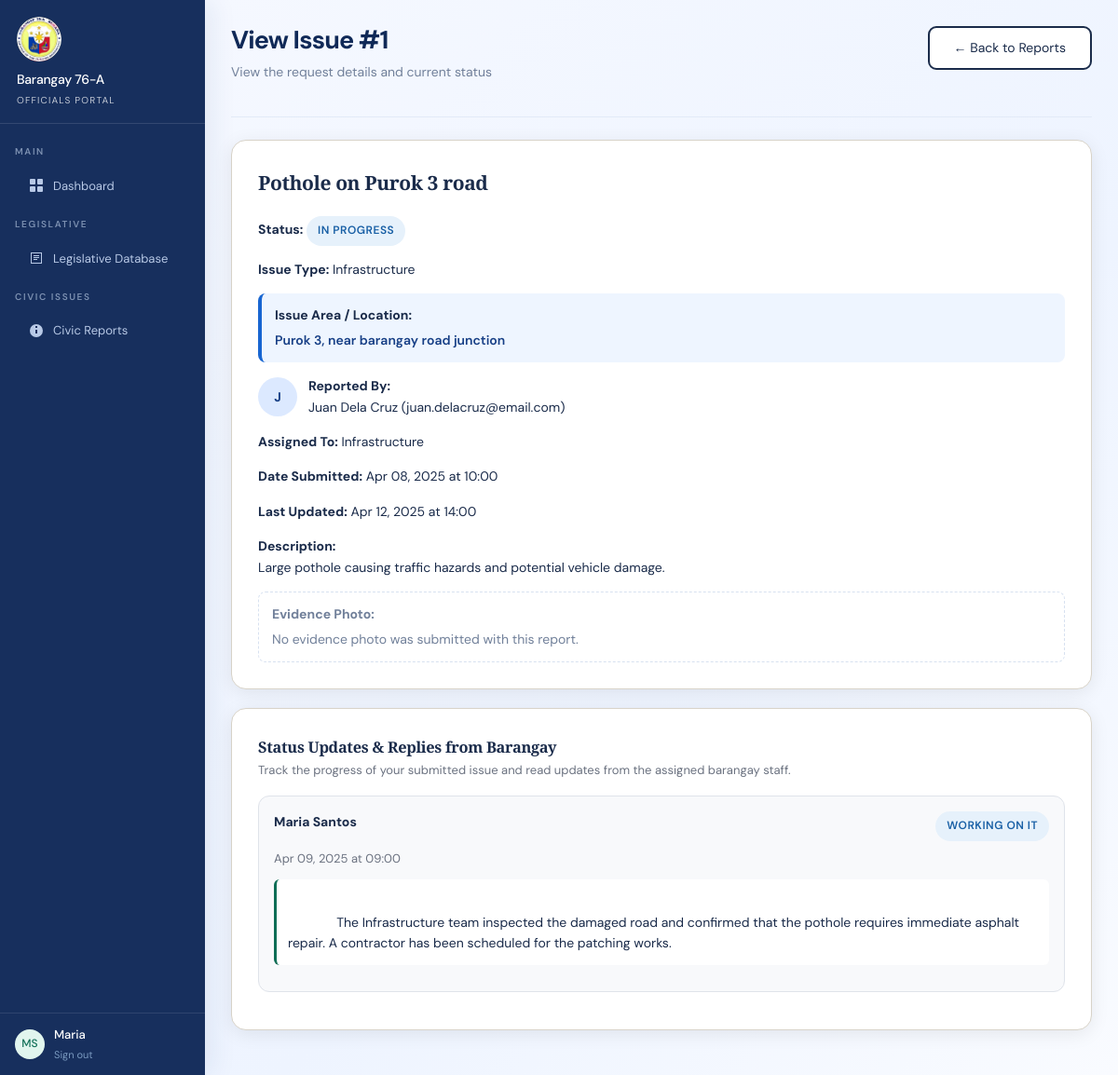
The page /view_issue.php?id=1 (signed in) on the database its author committed.
### tables this page shows
CREATE TABLE IF NOT EXISTS users (
    id INT AUTO_INCREMENT PRIMARY KEY,
    full_name VARCHAR(150) NOT NULL,
    birthdate DATE DEFAULT NULL,
    email VARCHAR(150) NOT NULL UNIQUE,
    password_hash VARCHAR(255) NOT NULL,
    role ENUM('resident','official','admin') NOT NULL DEFAULT 'resident',
    committee VARCHAR(100) DEFAULT NULL,
    position VARCHAR(120) DEFAULT NULL,
    phone VARCHAR(40) DEFAULT NULL,
    residency_verified TINYINT(1) DEFAULT 0,
    rejection_reason VARCHAR(255) DEFAULT NULL,
    address VARCHAR(255) DEFAULT NULL,
    identification VARCHAR(255) DEFAULT NULL,
    photo_path VARCHAR(255) DEFAULT NULL,
    created_at DATETIME DEFAULT CURRENT_TIMESTAMP
);

CREATE TABLE IF NOT EXISTS civic_issues (
    id INT AUTO_INCREMENT PRIMARY KEY,
    user_id INT NOT NULL,
    title VARCHAR(250) NOT NULL,
    issue_type VARCHAR(100) NOT NULL,
    location VARCHAR(255) NOT NULL,
    description TEXT NOT NULL,
    photo_path VARCHAR(255) DEFAULT NULL,
    status ENUM('Open', 'In Progress', 'Resolved') NOT NULL DEFAULT 'Open',
    assigned_committee VARCHAR(100) DEFAULT NULL,
    assigned_official_id INT DEFAULT NULL,
    created_at DATETIME DEFAULT CURRENT_TIMESTAMP,
    updated_at DATETIME DEFAULT CURRENT_TIMESTAMP ON UPDATE CURRENT_TIMESTAMP,
    FOREIGN KEY (user_id) REFERENCES users(id) ON DELETE CASCADE,
    FOREIGN KEY (assigned_official_id) REFERENCES users(id) ON DELETE SET NULL,
    KEY idx_assigned_official (assigned_official_id)
);

CREATE TABLE IF NOT EXISTS issue_updates (
    id INT AUTO_INCREMENT PRIMARY KEY,
    issue_id INT NOT NULL,
    user_id INT NOT NULL,
    status ENUM('Open', 'In Progress', 'Resolved') NOT NULL,
    notes TEXT DEFAULT NULL,
    photo_path VARCHAR(255) DEFAULT NULL,
    created_at DATETIME DEFAULT CURRENT_TIMESTAMP,
    FOREIGN KEY (issue_id) REFERENCES civic_issues(id) ON DELETE CASCADE,
    FOREIGN KEY (user_id) REFERENCES users(id) ON DELETE CASCADE
);

### config.php (called while the page is built, shortened)
<?php
$DB_HOST = 'localhost';
$DB_NAME = 'barangay_system';
$DB_USER = 'root';
$DB_PASS = '';
try {
    $db = new PDO("mysql:host=$DB_HOST;dbname=$DB_NAME;charset=utf8mb4", $DB_USER, $DB_PASS);
    $db->setAttribute(PDO::ATTR_ERRMODE, PDO::ERRMODE_EXCEPTION);
    $db->exec("CREATE TABLE IF NOT EXISTS issue_updates (
        id INT AUTO_INCREMENT PRIMARY KEY,
        issue_id INT NOT NULL,
        user_id INT NOT NULL,
        status ENUM('Open', 'In Progress', 'Resolved') NOT NULL,
        notes TEXT DEFAULT NULL,
        photo_path VARCHAR(255) DEFAULT NULL,
        created_at DATETIME DEFAULT CURRENT_TIMESTAMP,
        KEY idx_issue_id (issue_id),
        KEY idx_user_id (user_id)
    ) ENGINE=InnoDB DEFAULT CHARSET=utf8mb4 COLLATE=utf8mb4_unicode_ci");
    $db->exec("CREATE TABLE IF NOT EXISTS residents (
        resident_id INT AUTO_INCREMENT PRIMARY KEY,
        name VARCHAR(150) NOT NULL,
        contact_number VARCHAR(40) NOT NULL,
        age TINYINT UNSIGNED NOT NULL,
        created_at DATETIME DEFAULT CURRENT_TIMESTAMP,
        UNIQUE KEY uq_resident_name (name),
        KEY idx_resident_name (name)
    ) ENGINE=InnoDB DEFAULT CHARSET=utf8mb4 COLLATE=utf8mb4_unicode_ci");
    $db->exec("CREATE TABLE IF NOT EXISTS certificate_requests (
        request_id INT AUTO_INCREMENT PRIMARY KEY,
        resident_id INT NOT NULL,
        purpose VARCHAR(255) NOT NULL,
        full_name VARCHAR(150) NOT NULL,
        birthdate DATE DEFAULT NULL,
        address VARCHAR(255) NOT NULL,
        civil_status VARCHAR(50) DEFAULT NULL,
        phone VARCHAR(40) DEFAULT NULL,
        valid_id_path VARCHAR(255) DEFAULT NULL,
        claim_method ENUM('pickup', 'digital') NOT NULL DEFAULT 'pickup',
        status ENUM('Pending', 'Processing', 'Ready for Pick-up', 'Released', 'Rejected') NOT NULL DEFAULT 'Pending',
        notes TEXT DEFAULT NULL,
        requested_at DATETIME NOT NULL DEFAULT CURRENT_TIMESTAMP,
        release_date DATETIME DEFAULT NULL,
        digital_generated_at DATETIME DEFAULT NULL,
        processed_by INT DEFAULT NULL,
        FOREIGN KEY (resident_id) REFERENCES users(id) ON DELETE CASCADE,
        FOREIGN KEY (processed_by) REFERENCES users(id) ON DELETE SET NULL,
        KEY idx_certificate_resident (resident_id),
        KEY idx_certificate_status (status)
    ) ENGINE=InnoDB DEFAULT CHARSET=utf8mb4 COLLATE=utf8mb4_unicode_ci");
    foreach ([
        'claim_method' => "ENUM('pickup', 'digital') NOT NULL DEFAULT 'pickup' AFTER valid_id_path",
        'digital_generated_at' => 'DATETIME DEFAULT NULL AFTER release_date'
    ] as $column => $definition) {
        try {
            $db->exec("ALTER TABLE certificate_requests ADD COLUMN {$column} {$definition}");
        } catch (PDOException $e) {
            if (($e->errorInfo[1] ?? null) !== 1060) {
                throw $e;
            }
        }
    }
    foreach ([
        'birthdate' => 'DATE DEFAULT NULL AFTER full_name',
        'position' => 'VARCHAR(120) DEFAULT NULL AFTER committee',
        'phone' => 'VARCHAR(40) DEFAULT NULL AFTER position',
        'photo_path' => 'VARCHAR(255) DEFAULT NULL AFTER identification',
        'rejection_reason' => 'VARCHAR(255) DEFAULT NULL AFTER residency_verified'
    ] as $column => $definition) {
        try {
            $db->exec("ALTER TABLE users ADD COLUMN {$column} {$definition}");
        } catch (PDOException $e) {
            if (($e->errorInfo[1] ?? null) !== 1060) {
                throw $e;
            }
        }
    }
    try {
        $db->exec("ALTER TABLE legislation ADD COLUMN document_image_path VARCHAR(255) DEFAULT NULL AFTER description");
    } catch (PDOException $e) {
        if (($e->errorInfo[1] ?? null) !== 1060) {
            throw $e;
        }
    }
    $db->exec("UPDATE legislation SET document_image_path = CASE title
        WHEN 'Curfew Hours for Minors Ordinance' THEN 'assets/uploads/legislation/curfew.jpg'
        WHEN 'Barangay Livelihood Support Program' THEN 'assets/uploads/legislation/livelihood.png'
        WHEN 'Waste Segregation Compliance Ordinance' THEN 'assets/uploads/legislation/waste.jpg'
        ELSE document_image_path
    END
    WHERE title IN ('Curfew Hours for Minors Ordinance', 'Barangay Livelihood Support Program', 'Waste Segregation Compliance Ordinance')
      AND (document_image_path IS NULL OR document_image_path = '')");
    $db->exec("UPDATE users SET
        position = CASE email
            WHEN 'maria.santos@barangay.gov' THEN 'Barangay Captain'
            WHEN 'roberto.cruz@barangay.gov' THEN 'Committee Chairperson'
            WHEN 'luz.peralta@barangay.gov' THEN 'Committee Chairperson'
            WHEN 'carlos.mendoza@barangay.gov' THEN 'Committee Chairperson'
            WHEN 'elena.fernandez@barangay.gov' THEN 'Committee Chairperson'
            WHEN 'david.santos@barangay.gov' THEN 'Committee Chairperson'
            WHEN 'susan.morales@barangay.gov' THEN 'Committee Chairperson'
            ELSE COALESCE(position, 'Barangay Official')
        END,
        phone = COALESCE(NULLIF(phone, ''), 'Contact through Barangay Hall'),
        address = COALESCE(NULLIF(address, ''), 'Barangay Hall, Barangay 76-A')
        WHERE role = 'official'");
} catch (PDOException $e) {
    die('Database connection failed: ' . $e->getMessage());
}
function currentUser() {
    $user = $_SESSION['user'];
    global $db;
    try {
        $stmt = $db->prepare('SELECT * FROM users WHERE id = ? LIMIT 1');
        $stmt->execute([$user['id']]);
        $freshUser = $stmt->fetch(PDO::FETCH_ASSOC);
        if ($freshUser) {
            return $freshUser;
        }
    } catch (Throwable $e) {
        return $user;
    }
    return $user;
}
function requireRole($roles = []) {
    $user = currentUser();
}

### view_issue.php (the view, shortened to what this page needs)
<?php
require_once 'config.php';
requireRole(['resident', 'official', 'admin']);
$user = currentUser();
$issue_id = isset($_GET['id']) ? (int)$_GET['id'] : 0;
$stmt = $db->prepare('SELECT i.*, u.full_name, u.email, u.photo_path as resident_photo_path, o.full_name as official_name FROM civic_issues i LEFT JOIN users u ON i.user_id = u.id LEFT JOIN users o ON i.assigned_official_id = o.id WHERE i.id = ?');
$stmt->execute([$issue_id]);
$issue = $stmt->fetch(PDO::FETCH_ASSOC);
$updateStmt = $db->prepare('SELECT iu.*, u.full_name FROM issue_updates iu LEFT JOIN users u ON iu.user_id = u.id WHERE iu.issue_id = ? ORDER BY iu.created_at DESC');
$updateStmt->execute([$issue_id]);
$updates = $updateStmt->fetchAll(PDO::FETCH_ASSOC);
$statusClass = 'badge-pending';
if ($issue['status'] === 'In Progress') $statusClass = 'badge-progress';
?>
<!DOCTYPE html>
<html lang="en">
<head>
    <link rel="stylesheet" href="assets/css/style.css?v=20260909-logo">
</head>
<body style="display:flex;min-height:100vh;">
<div class="sidebar" id="sb-view">
  <div class="sidebar-brand">
    <div class="sb-seal">⚖</div>
    <div class="sb-name">Barangay 76-A</div>
    <div class="sb-role"><?= $user['role'] === 'resident' ? 'Resident Portal' : ($user['role'] === 'official' ? 'Officials Portal' : 'Admin Portal') ?></div>
  </div>
  <nav class="sidebar-nav">
    <div class="nav-section">Main</div>
    <?php if ($user['role'] === 'resident'): ?>
      <div class="nav-item" onclick="location.href='resident_dashboard.php'">
        <svg width="16" height="16" viewBox="0 0 16 16" fill="currentColor"><rect x="1" y="1" width="6" height="6" rx="1"/><rect x="9" y="1" width="6" height="6" rx="1"/><rect x="1" y="9" width="6" height="6" rx="1"/><rect x="9" y="9" width="6" height="6" rx="1"/></svg>
        Dashboard
      </div>
      <div class="nav-section">Civic Issues</div>
      <div class="nav-item" onclick="location.href='report_issue.php'">
        <svg width="16" height="16" viewBox="0 0 16 16" fill="currentColor"><path d="M8 1a7 7 0 100 14A7 7 0 008 1zm1 10H7V7h2v4zm0-6H7V3h2v2z"/></svg>
        Submit Issue
      </div>
      <div class="nav-item active" onclick="location.href='issue_status.php'">
        <svg width="16" height="16" viewBox="0 0 16 16" fill="currentColor"><path d="M1 3h14v2H1V3zm0 4h14v2H1V7zm0 4h10v2H1v-2z"/></svg>
        My Reports
      </div>
    <?php else: ?>
      <div class="nav-item" onclick="location.href='official_dashboard.php'">
        <svg width="16" height="16" viewBox="0 0 16 16" fill="currentColor"><rect x="1" y="1" width="6" height="6" rx="1"/><rect x="9" y="1" width="6" height="6" rx="1"/><rect x="1" y="9" width="6" height="6" rx="1"/><rect x="9" y="9" width="6" height="6" rx="1"/></svg>
        Dashboard
      </div>
      <div class="nav-section">Legislative</div>
      <div class="nav-item" onclick="location.href='legislation.php'">
        <svg width="16" height="16" viewBox="0 0 16 16" fill="currentColor"><path d="M2 2h12v12H2V2zm1 1v10h10V3H3zm2 2h6v1H5V5zm0 2h6v1H5V7zm0 2h4v1H5V9z"/></svg>
        Legislative Database
      </div>
      <div class="nav-section">Civic Issues</div>
      <div class="nav-item" onclick="location.href='issue_status.php'">
        <svg width="16" height="16" viewBox="0 0 16 16" fill="currentColor"><path d="M8 1a7 7 0 100 14A7 7 0 008 1zm1 10H7V7h2v4zm0-6H7V3h2v2z"/></svg>
        Civic Reports
      </div>
    <?php endif; ?>
  </nav>
  <div class="sidebar-footer">
    <div class="sb-user">
      <div class="sb-avatar" style="background:var(--teal-light);color:var(--teal)"><?= strtoupper(substr($user['full_name'], 0, 1)) . strtoupper(substr($user['full_name'], strpos($user['full_name'], ' ') + 1, 1)) ?></div>
      <div>
        <div class="sb-uname"><?= htmlspecialchars(explode(' ', $user['full_name'])[0]) ?></div>
        <div class="sb-logout" onclick="location.href='logout.php'">Sign out</div>
      </div>
    </div>
  </div>
</div>
<div class="main" style="flex:1; padding:28px;">
  <div class="page-header">
    <div style="display:flex;justify-content:space-between;align-items:flex-start;gap:16px;flex-wrap:wrap;margin-bottom:18px">
      <div>
        <h1 class="page-title">View Issue #<?= htmlspecialchars($issue['id']) ?></h1>
        <p class="page-sub">View the request details and current status</p>
      </div>
      <a href="issue_status.php" class="btn-secondary">← Back to Reports</a>
    </div>
  </div>
  <div class="card">
    <h2 style="margin-top:0;"><?= htmlspecialchars($issue['title']) ?></h2>
    <div style="display:grid;gap:14px;margin-top:18px;">
      <div><strong>Status:</strong> <span class="badge <?= $statusClass ?>"><?= htmlspecialchars($issue['status']) ?></span></div>
      <div><strong>Issue Type:</strong> <?= htmlspecialchars($issue['issue_type']) ?></div>
      <div class="issue-location"><strong>Issue Area / Location:</strong><span><?= htmlspecialchars($issue['location']) ?></span></div>
      <div class="reporter-profile">
        <?php if (!empty($issue['resident_photo_path'])): ?><img src="<?= htmlspecialchars($issue['resident_photo_path']) ?>" alt="Resident profile picture">
        <?php else: ?><span><?= htmlspecialchars(strtoupper(substr($issue['full_name'] ?? 'R', 0, 1))) ?></span><?php endif; ?>
        <div><strong>Reported By:</strong><br><?= htmlspecialchars($issue['full_name'] ?? 'Resident') ?> (<?= htmlspecialchars($issue['email'] ?? 'N/A') ?>)</div>
      </div>
      <div><strong>Assigned To:</strong>
        <?php if ($issue['assigned_committee']): ?>
          <?= htmlspecialchars($issue['assigned_committee']) ?>
        <?php else: ?>
          Unassigned
        <?php endif; ?>
      </div>
      <div><strong>Date Submitted:</strong> <?= date('M d, Y \\a\\t H:i', strtotime($issue['created_at'])) ?></div>
      <div><strong>Last Updated:</strong> <?= date('M d, Y \\a\\t H:i', strtotime($issue['updated_at'])) ?></div>
      <div><strong>Description:</strong><br><?= nl2br(htmlspecialchars($issue['description'])) ?></div>
      <?php if (!empty($issue['photo_path'])): ?>
        <div class="evidence-photo-block"><strong>Evidence Photo:</strong><a href="<?= htmlspecialchars($issue['photo_path']) ?>" onclick="openEvidenceLightbox(document.getElementById('view-issue-evidence-photo')); return false;"><img id="view-issue-evidence-photo" class="evidence-photo" src="<?= htmlspecialchars($issue['photo_path']) ?>" alt="Photo submitted with this civic issue"></a><a class="evidence-photo-link" href="<?= htmlspecialchars($issue['photo_path']) ?>" target="_blank" rel="noopener">Open full-size photo</a></div>
      <?php else: ?>
        <div class="evidence-missing"><strong>Evidence Photo:</strong><span>No evidence photo was submitted with this report.</span></div>
      <?php endif; ?>
    </div>
  </div>
  <?php if (!empty($updates)): ?>
    <div class="card" style="margin-top:20px;">
      <h3 style="margin-top:0;">Status Updates & Replies from Barangay</h3>
      <p style="color:var(--muted);font-size:13px;margin-bottom:16px;">Track the progress of your submitted issue and read updates from the assigned barangay staff.</p>
      <?php foreach ($updates as $update): ?>
        <div style="padding:16px;border:1px solid #dfe3ea;border-radius:12px;margin-bottom:12px;background:#f8f9fb;">
          <div style="display:flex;justify-content:space-between;gap:12px;flex-wrap:wrap;margin-bottom:8px;">
            <strong><?= htmlspecialchars($update['full_name'] ?: 'Barangay Staff') ?></strong>
            <span class="badge <?= $update['status'] === 'In Progress' ? 'badge-progress' : ($update['status'] === 'Resolved' ? 'badge-resolved' : 'badge-pending') ?>"><?= $update['status'] === 'In Progress' ? 'Working On It' : ($update['status'] === 'Resolved' ? 'Resolved' : htmlspecialchars($update['status'])) ?></span>
          </div>
          <div style="color:var(--muted);font-size:13px;margin-bottom:12px;">
            <?= date('M d, Y \\a\\t H:i', strtotime($update['created_at'])) ?>
          </div>
          <?php if (!empty($update['notes'])): ?>
            <div style="line-height:1.6;white-space:pre-wrap;margin-bottom:12px;padding:12px;background:white;border-radius:6px;border-left:3px solid var(--teal);">
              <?= nl2br(htmlspecialchars($update['notes'])) ?>
            </div>
          <?php endif; ?>
        </div>
      <?php endforeach; ?>
    </div>
  <?php endif; ?>
</div>
</body>
</html>

### rows shown on the page
users: full_name "M", full_name "S", full_name "Maria"
civic_issues: id "1", title "Pothole on Purok 3 road", status "IN PROGRESS", issue_type "Infrastructure", location "Purok 3, near barangay road junction", user.full_name "J", user.full_name "Juan Dela Cruz", user.email "juan.delacruz@email.com", assigned_committee "Infrastructure", created_at "Apr 08, 2025 at 10:00", updated_at "Apr 12, 2025 at 14:00", description "Large pothole causing traffic hazards and potential vehicle damage."
issue_updates: user.full_name "Maria Santos", status "WORKING ON IT", created_at "Apr 09, 2025 at 09:00", notes "The Infrastructure team inspected the damaged road and confirmed that the pothole requires immediate asphalt repair. A contractor has been scheduled for the patching works."
